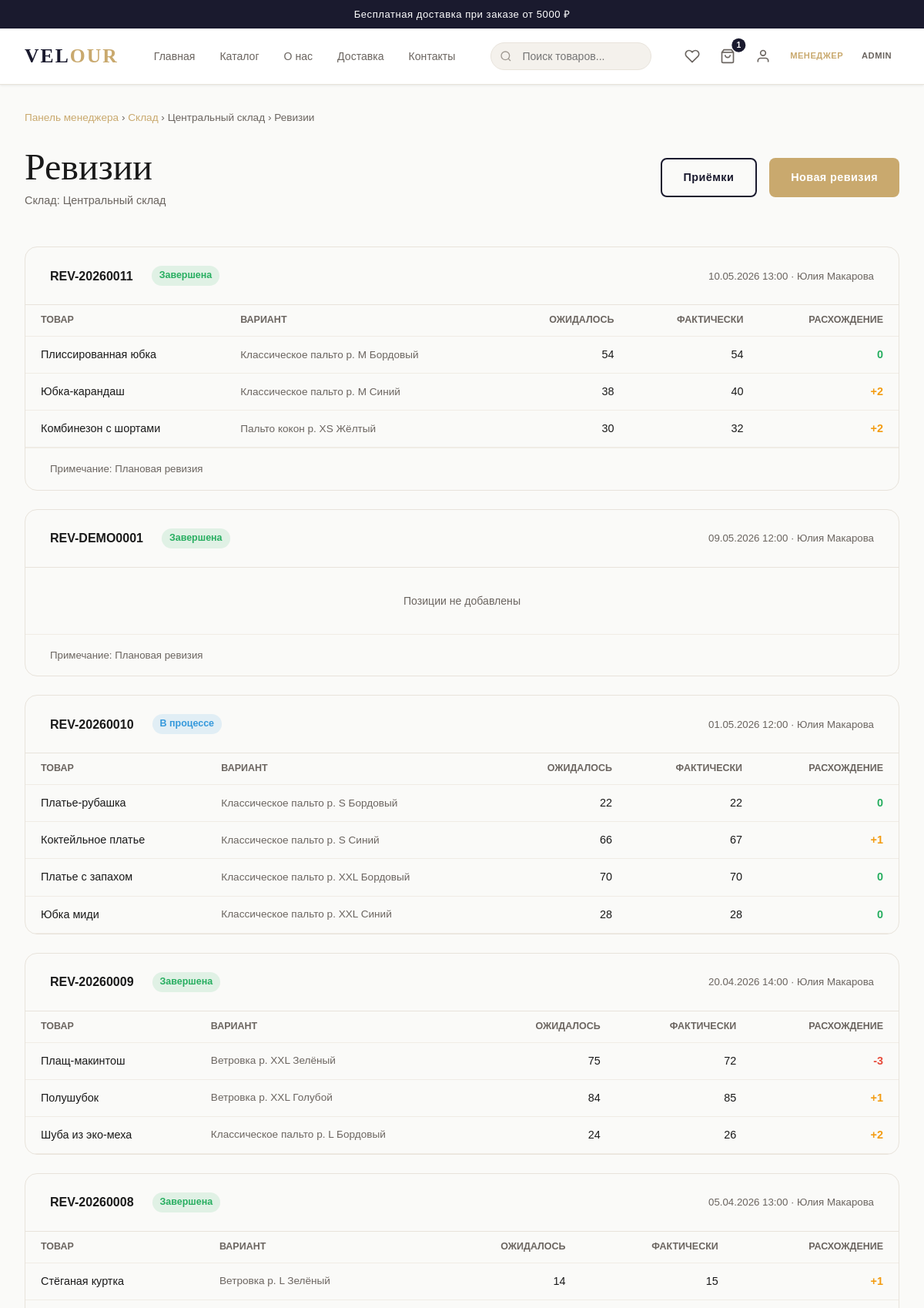
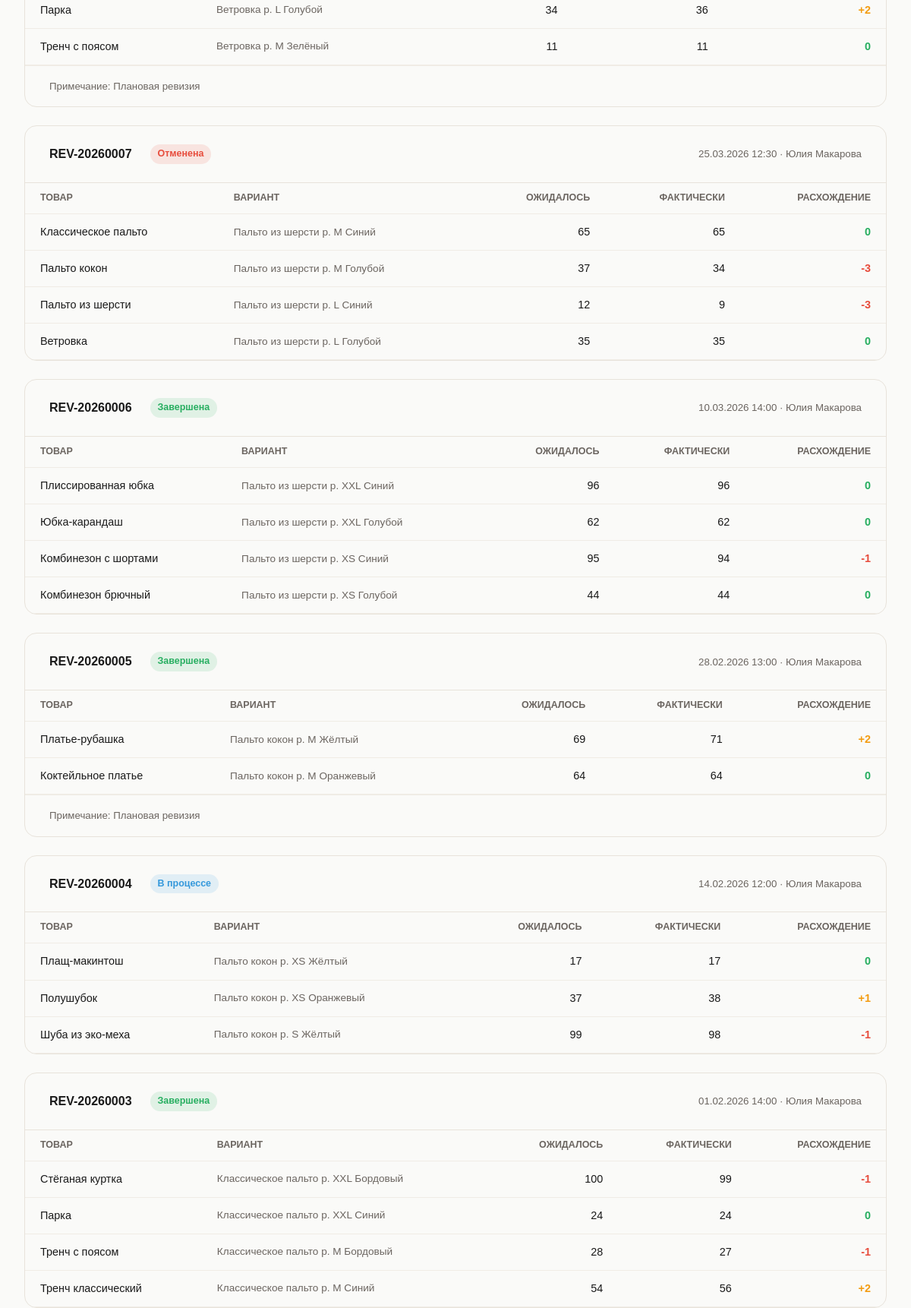
The app's page /manager/warehouse/1/revisions/ (signed in, upper part) with its own data (2 pictures, top to bottom).
### apps/pages/models.py (models this page shows, shortened)
class SiteSettings(models.Model):
    site_name = models.CharField(max_length=100, default='Magazin Odejdi')
    site_description = models.TextField(blank=True)
    phone = models.CharField(max_length=30, blank=True)
    email = models.EmailField(blank=True)
    address = models.CharField(max_length=255, blank=True)
    vk_url = models.URLField(blank=True)
    telegram_url = models.URLField(blank=True)
    instagram_url = models.URLField(blank=True)
    delivery_info = models.TextField(blank=True, verbose_name='Информация о доставке')
    return_policy = models.TextField(blank=True, verbose_name='Политика возврата')
    free_delivery_from = models.DecimalField(max_digits=10, decimal_places=2, default=5000,
                                             verbose_name='Бесплатная доставка от (руб)')
    class Meta:
        verbose_name = 'Настройки сайта'
        verbose_name_plural = 'Настройки сайта'
    @classmethod
    def get(cls):
        obj, _ = cls.objects.get_or_create(pk=1)
        return obj

### apps/warehouse/models.py (models this page shows, shortened)
class Warehouse(models.Model):
    name = models.CharField(max_length=200, verbose_name='Название')
    address = models.CharField(max_length=300, blank=True, verbose_name='Адрес')
    phone = models.CharField(max_length=20, blank=True, verbose_name='Телефон')
    manager = models.ForeignKey(
        settings.AUTH_USER_MODEL, on_delete=models.SET_NULL, null=True, blank=True,
        related_name='warehouses', verbose_name='Ответственный менеджер',
        limit_choices_to={'role': 'manager'},
    )
    is_active = models.BooleanField(default=True, verbose_name='Активен')
    created_at = models.DateTimeField(auto_now_add=True)
    class Meta:
        verbose_name = 'Склад'
        verbose_name_plural = 'Склады'

class StockRevision(models.Model):
    class Status(models.TextChoices):
        IN_PROGRESS = 'in_progress', 'В процессе'
        COMPLETED = 'completed', 'Завершена'
        CANCELLED = 'cancelled', 'Отменена'
    number = models.CharField(max_length=20, unique=True, default=generate_revision_number, verbose_name='Номер')
    warehouse = models.ForeignKey(
        Warehouse, on_delete=models.CASCADE, related_name='revisions', verbose_name='Склад',
    )
    status = models.CharField(max_length=20, choices=Status.choices, default=Status.IN_PROGRESS, verbose_name='Статус')
    note = models.TextField(blank=True, verbose_name='Примечание')
    created_by = models.ForeignKey(
        settings.AUTH_USER_MODEL, on_delete=models.SET_NULL, null=True, blank=True,
        related_name='created_revisions', verbose_name='Создал',
    )
    created_at = models.DateTimeField(auto_now_add=True)
    updated_at = models.DateTimeField(auto_now=True)
    class Meta:
        verbose_name = 'Ревизия'
        verbose_name_plural = 'Ревизии'
        ordering = ['-created_at']

class StockRevisionItem(models.Model):
    revision = models.ForeignKey(StockRevision, on_delete=models.CASCADE, related_name='items')
    product = models.ForeignKey(
        'catalog.Product', on_delete=models.CASCADE, verbose_name='Товар',
    )
    variant = models.ForeignKey(
        'catalog.ProductVariant', on_delete=models.SET_NULL, null=True, blank=True,
        verbose_name='Вариант',
    )
    expected_quantity = models.PositiveIntegerField(default=0, verbose_name='Ожидаемое кол-во')
    actual_quantity = models.PositiveIntegerField(default=0, verbose_name='Фактическое кол-во')
    class Meta:
        verbose_name = 'Позиция ревизии'
        verbose_name_plural = 'Позиции ревизии'
    @property
    def discrepancy(self):
        return self.actual_quantity - self.expected_quantity

### apps/accounts/models.py (models this page shows, shortened)
class User(AbstractUser):
    class Role(models.TextChoices):
        CUSTOMER = 'customer', 'Покупатель'
        EMPLOYEE = 'employee', 'Сотрудник магазина'
        MANAGER = 'manager', 'Менеджер'
        ADMIN = 'admin', 'Администратор'
    email = models.EmailField(unique=True)
    role = models.CharField(max_length=20, choices=Role.choices, default=Role.CUSTOMER)
    phone = models.CharField(max_length=20, blank=True)
    avatar = models.ImageField(upload_to='avatars/', blank=True, null=True)
    email_confirmed = models.BooleanField(default=False)
    email_confirm_token = models.CharField(max_length=64, blank=True)
    USERNAME_FIELD = 'email'
    REQUIRED_FIELDS = ['username']
    class Meta:
        verbose_name = 'Пользователь'
        verbose_name_plural = 'Пользователи'
    _MANAGER_APPS = {'orders', 'warehouse'}
    @property
    def is_manager(self):
        return self.role in (self.Role.MANAGER, self.Role.ADMIN) or self.is_staff
    @property
    def is_employee(self):
        return self.role == self.Role.EMPLOYEE
    def get_full_name(self):
        full = f'{self.first_name} {self.last_name}'.strip()
        return full or self.email

### apps/catalog/models.py (models this page shows, shortened)
class Product(models.Model):
    category = models.ForeignKey(Category, on_delete=models.PROTECT, related_name='products',
                                 verbose_name='Категория')
    subcategory = models.ForeignKey(SubCategory, on_delete=models.SET_NULL, null=True, blank=True,
                                    related_name='products', verbose_name='Подкатегория')
    subsubcategory = models.ForeignKey(SubSubCategory, on_delete=models.SET_NULL, null=True, blank=True,
                                       related_name='products', verbose_name='Подподкатегория')
    brand = models.ForeignKey(Brand, on_delete=models.SET_NULL, null=True, blank=True,
                              related_name='products', verbose_name='Бренд')
    name = models.CharField(max_length=255, verbose_name='Название')
    slug = models.SlugField(max_length=300, unique=True, allow_unicode=True)
    article = models.CharField(max_length=50, unique=True, verbose_name='Артикул')
    description = models.TextField(blank=True, verbose_name='Описание')
    composition = models.CharField(max_length=255, blank=True, verbose_name='Состав')
    price = models.DecimalField(max_digits=10, decimal_places=2, verbose_name='Цена')
    old_price = models.DecimalField(max_digits=10, decimal_places=2, null=True, blank=True,
                                    verbose_name='Старая цена')
    filter_options = models.ManyToManyField(FilterOption, blank=True, related_name='products',
                                            verbose_name='Фильтры')
    is_active = models.BooleanField(default=True, verbose_name='Активен')
    is_featured = models.BooleanField(default=False, verbose_name='Рекомендуемый')
    is_new = models.BooleanField(default=False, verbose_name='Новинка')
    created_at = models.DateTimeField(auto_now_add=True)
    updated_at = models.DateTimeField(auto_now=True)
    class Meta:
        verbose_name = 'Товар'
        verbose_name_plural = 'Товары'
        ordering = ['-created_at']

class ProductVariant(models.Model):
    product = models.ForeignKey(Product, on_delete=models.CASCADE, related_name='variants')
    size = models.CharField(max_length=20, blank=True, verbose_name='Размер')
    color = models.ForeignKey(FilterOption, on_delete=models.SET_NULL, null=True, blank=True,
                              related_name='variants', verbose_name='Цвет',
                              limit_choices_to={'group__slug': 'color'})
    stock = models.PositiveIntegerField(default=0, verbose_name='Остаток')
    sku = models.CharField(max_length=100, blank=True, verbose_name='SKU')
    class Meta:
        verbose_name = 'Вариант товара'
        verbose_name_plural = 'Варианты товара'
    def __str__(self):
        parts = [self.product.name]
        if self.size:
            parts.append(f'р. {self.size}')
        if self.color:
            parts.append(self.color.value)
        return ' '.join(parts)

class FilterOption(models.Model):
    group = models.ForeignKey(FilterGroup, on_delete=models.CASCADE, related_name='options')
    value = models.CharField(max_length=100, verbose_name='Значение')
    slug = models.SlugField(max_length=120)
    color_code = models.CharField(max_length=10, blank=True, help_text='HEX код для цветовых фильтров')
    sort_order = models.PositiveIntegerField(default=0)
    class Meta:
        verbose_name = 'Опция фильтра'
        verbose_name_plural = 'Опции фильтров'
        ordering = ['sort_order', 'value']
        unique_together = [['group', 'slug']]

### apps/warehouse/views.py (the view)
# urls.py: path('<int:warehouse_pk>/revisions/', views.RevisionListView.as_view(), name='warehouse-revisions'),
class RevisionListView(ManagerRequiredMixin, TemplateView):
    template_name = 'manager/revisions.html'
    def get_context_data(self, warehouse_pk=None, **kwargs):
        ctx = super().get_context_data(**kwargs)
        ctx['warehouse'] = get_object_or_404(Warehouse, pk=warehouse_pk, is_active=True)
        ctx['revisions'] = StockRevision.objects.filter(warehouse_id=warehouse_pk).select_related('created_by').prefetch_related('items__product').order_by('-created_at')
        return ctx

### templates/manager/revisions.html (shortened to what this page needs)
{% extends "base.html" %}
{% load static %}
{% block content %}
<div class="container" style="padding-top:var(--space-xl);padding-bottom:var(--space-4xl)">
  <div style="font-size:.85rem;color:var(--color-text-muted);margin-bottom:var(--space-lg)">
    <a href="/orders/manager/" style="color:var(--color-accent);text-decoration:none">Панель менеджера</a> ›
    <a href="/manager/warehouse/" style="color:var(--color-accent);text-decoration:none">Склад</a> ›
    {{ warehouse.name }} › Ревизии
  </div>
  <div style="display:flex;align-items:center;justify-content:space-between;margin-bottom:var(--space-2xl);flex-wrap:wrap;gap:var(--space-md)">
    <div>
      <h1 style="margin-bottom:4px">Ревизии</h1>
      <p style="color:var(--color-text-muted);font-size:.9rem;margin:0">Склад: {{ warehouse.name }}</p>
    </div>
    <div style="display:flex;gap:var(--space-md)">
      <a href="/manager/warehouse/{{ warehouse.pk }}/receipts/" class="btn btn-secondary">Приёмки</a>
      <a href="/admin/warehouse/stockrevision/add/" class="btn btn-primary">Новая ревизия</a>
    </div>
  </div>
  {% if revisions %}
  <div style="display:flex;flex-direction:column;gap:var(--space-lg)">
    {% for revision in revisions %}
    <div style="background:var(--color-bg-secondary);border-radius:var(--radius-lg);border:1px solid var(--color-border);overflow:hidden">
      <div style="padding:var(--space-lg) var(--space-xl);border-bottom:1px solid var(--color-border);display:flex;align-items:center;justify-content:space-between;flex-wrap:wrap;gap:var(--space-sm)">
        <div style="display:flex;align-items:center;gap:var(--space-lg)">
          <div style="font-weight:700;font-size:1rem">{{ revision.number }}</div>
          {% if revision.status == 'completed' %}
            <span style="background:#27ae6020;color:#27ae60;font-size:.78rem;font-weight:600;padding:3px 10px;border-radius:20px">{{ revision.get_status_display }}</span>
          {% elif revision.status == 'in_progress' %}
            <span style="background:#3498db20;color:#3498db;font-size:.78rem;font-weight:600;padding:3px 10px;border-radius:20px">{{ revision.get_status_display }}</span>
          {% else %}
            <span style="background:#e74c3c20;color:#e74c3c;font-size:.78rem;font-weight:600;padding:3px 10px;border-radius:20px">{{ revision.get_status_display }}</span>
          {% endif %}
        </div>
        <div style="font-size:.83rem;color:var(--color-text-muted)">
          {{ revision.created_at|date:"d.m.Y H:i" }}
          {% if revision.created_by %} · {{ revision.created_by.get_full_name }}{% endif %}
        </div>
      </div>
      {% if revision.items.all %}
      <div style="overflow-x:auto">
        <table style="width:100%;border-collapse:collapse">
          <thead>
            <tr style="border-bottom:1px solid var(--color-border-light)">
              <th style="padding:10px 20px;text-align:left;font-size:.78rem;font-weight:600;color:var(--color-text-muted);text-transform:uppercase">Товар</th>
              <th style="padding:10px 20px;text-align:left;font-size:.78rem;font-weight:600;color:var(--color-text-muted);text-transform:uppercase">Вариант</th>
              <th style="padding:10px 20px;text-align:right;font-size:.78rem;font-weight:600;color:var(--color-text-muted);text-transform:uppercase">Ожидалось</th>
              <th style="padding:10px 20px;text-align:right;font-size:.78rem;font-weight:600;color:var(--color-text-muted);text-transform:uppercase">Фактически</th>
              <th style="padding:10px 20px;text-align:right;font-size:.78rem;font-weight:600;color:var(--color-text-muted);text-transform:uppercase">Расхождение</th>
            </tr>
          </thead>
          <tbody>
            {% for item in revision.items.all %}
            <tr style="border-bottom:1px solid var(--color-border-light)">
              <td style="padding:12px 20px;font-size:.9rem;font-weight:500">{{ item.product.name }}</td>
              <td style="padding:12px 20px;font-size:.85rem;color:var(--color-text-muted)">
                {% if item.variant %}{{ item.variant }}{% else %}—{% endif %}
              </td>
              <td style="padding:12px 20px;text-align:right;font-size:.9rem">{{ item.expected_quantity }}</td>
              <td style="padding:12px 20px;text-align:right;font-size:.9rem">{{ item.actual_quantity }}</td>
              <td style="padding:12px 20px;text-align:right;font-size:.9rem;font-weight:700;color:{% if item.discrepancy == 0 %}#27ae60{% elif item.discrepancy < 0 %}#e74c3c{% else %}#f39c12{% endif %}">
                {% if item.discrepancy > 0 %}+{% endif %}{{ item.discrepancy }}
              </td>
            </tr>
            {% endfor %}
          </tbody>
        </table>
      </div>
      {% else %}
      <div style="padding:var(--space-xl);text-align:center;color:var(--color-text-muted);font-size:.88rem">Позиции не добавлены</div>
      {% endif %}
      {% if revision.note %}
      <div style="padding:var(--space-md) var(--space-xl);border-top:1px solid var(--color-border-light);font-size:.83rem;color:var(--color-text-muted)">
        Примечание: {{ revision.note }}
      </div>
      {% endif %}
    </div>
    {% endfor %}
  </div>
  {% endif %}
</div>
{% endblock %}

### templates/base.html (shortened to what this page needs)
<!DOCTYPE html>
<html lang="ru">
<head>
  {% load static %}
  <link rel="stylesheet" href="{% static 'css/fonts.css' %}">
  <link rel="stylesheet" href="{% static 'css/variables.css' %}">
  <link rel="stylesheet" href="{% static 'css/base.css' %}">
  <link rel="stylesheet" href="{% static 'css/header.css' %}">
  <link rel="stylesheet" href="{% static 'css/footer.css' %}">
  <link rel="stylesheet" href="{% static 'css/catalog.css' %}">
  <link rel="stylesheet" href="{% static 'css/pages.css' %}">
</head>
<body data-authenticated="{% if user.is_authenticated %}true{% else %}false{% endif %}">
  {% if site_settings and site_settings.delivery_info %}
  <div class="announcement-bar">
    <span>Бесплатная доставка при заказе от {{ site_settings.free_delivery_from|floatformat:0 }} ₽</span>
  </div>
  {% endif %}
  {% include "includes/header.html" %}
  <main style="flex:1">
    {% block content %}{% endblock %}
  </main>
</body>
</html>

### records on screen
SiteSettings: free_delivery_from "5000"
Warehouse: name "Центральный склад"
StockRevision: number "REV-20260011", status "Завершена", created_at "10.05.2026 13:00", created_by.get_full_name "Юлия Макарова", note "Плановая ревизия"
StockRevisionItem: product.name "Плиссированная юбка", variant "Классическое пальто р. M Бордовый", expected_quantity "54", actual_quantity "54", discrepancy "0"
StockRevisionItem: product.name "Юбка-карандаш", variant "Классическое пальто р. M Синий", expected_quantity "38", actual_quantity "40", discrepancy "2"
StockRevisionItem: product.name "Комбинезон с шортами", variant "Пальто кокон р. XS Жёлтый", expected_quantity "30", actual_quantity "32", discrepancy "2"
StockRevision: number "REV-DEMO0001", status "Завершена", created_at "09.05.2026 12:00", created_by.get_full_name "Юлия Макарова", shows "Позиции не добавлены", note "Плановая ревизия"
StockRevision: number "REV-20260010", status "В процессе", created_at "01.05.2026 12:00", created_by.get_full_name "Юлия Макарова"
StockRevisionItem: product.name "Платье-рубашка", variant "Классическое пальто р. S Бордовый", expected_quantity "22", actual_quantity "22", discrepancy "0"
StockRevisionItem: product.name "Коктейльное платье", variant "Классическое пальто р. S Синий", expected_quantity "66", actual_quantity "67", discrepancy "1"
StockRevisionItem: product.name "Платье с запахом", variant "Классическое пальто р. XXL Бордовый", expected_quantity "70", actual_quantity "70", discrepancy "0"
StockRevisionItem: product.name "Юбка миди", variant "Классическое пальто р. XXL Синий", expected_quantity "28", actual_quantity "28", discrepancy "0"
StockRevision: number "REV-20260009", status "Завершена", created_at "20.04.2026 14:00", created_by.get_full_name "Юлия Макарова"
StockRevisionItem: product.name "Плащ-макинтош", variant "Ветровка р. XXL Зелёный", expected_quantity "75", actual_quantity "72", discrepancy "-3"
StockRevisionItem: product.name "Полушубок", variant "Ветровка р. XXL Голубой", expected_quantity "84", actual_quantity "85", discrepancy "1"
StockRevisionItem: product.name "Шуба из эко-меха", variant "Классическое пальто р. L Бордовый", expected_quantity "24", actual_quantity "26", discrepancy "2"
StockRevision: number "REV-20260008", status "Завершена", created_at "05.04.2026 13:00", created_by.get_full_name "Юлия Макарова", note "Плановая ревизия"
StockRevisionItem: product.name "Стёганая куртка", variant "Ветровка р. L Зелёный", expected_quantity "14", actual_quantity "15", discrepancy "1"
StockRevisionItem: product.name "Парка", variant "Ветровка р. L Голубой", expected_quantity "34", actual_quantity "36", discrepancy "2"
StockRevisionItem: product.name "Тренч с поясом", variant "Ветровка р. M Зелёный", expected_quantity "11", actual_quantity "11", discrepancy "0"
StockRevision: number "REV-20260007", status "Отменена", created_at "25.03.2026 12:30", created_by.get_full_name "Юлия Макарова"
StockRevisionItem: product.name "Классическое пальто", variant "Пальто из шерсти р. M Синий", expected_quantity "65", actual_quantity "65", discrepancy "0"
StockRevisionItem: product.name "Пальто кокон", variant "Пальто из шерсти р. M Голубой", expected_quantity "37", actual_quantity "34", discrepancy "-3"
StockRevisionItem: product.name "Пальто из шерсти", variant "Пальто из шерсти р. L Синий", expected_quantity "12", actual_quantity "9", discrepancy "-3"
StockRevisionItem: product.name "Ветровка", variant "Пальто из шерсти р. L Голубой", expected_quantity "35", actual_quantity "35", discrepancy "0"
StockRevision: number "REV-20260006", status "Завершена", created_at "10.03.2026 14:00", created_by.get_full_name "Юлия Макарова"
StockRevisionItem: product.name "Плиссированная юбка", variant "Пальто из шерсти р. XXL Синий", expected_quantity "96", actual_quantity "96", discrepancy "0"
StockRevisionItem: product.name "Юбка-карандаш", variant "Пальто из шерсти р. XXL Голубой", expected_quantity "62", actual_quantity "62", discrepancy "0"
StockRevisionItem: product.name "Комбинезон с шортами", variant "Пальто из шерсти р. XS Синий", expected_quantity "95", actual_quantity "94", discrepancy "-1"
StockRevisionItem: product.name "Комбинезон брючный", variant "Пальто из шерсти р. XS Голубой", expected_quantity "44", actual_quantity "44", discrepancy "0"
StockRevision: number "REV-20260005", status "Завершена", created_at "28.02.2026 13:00", created_by.get_full_name "Юлия Макарова", note "Плановая ревизия"
StockRevisionItem: product.name "Платье-рубашка", variant "Пальто кокон р. M Жёлтый", expected_quantity "69", actual_quantity "71", discrepancy "2"
StockRevisionItem: product.name "Коктейльное платье", variant "Пальто кокон р. M Оранжевый", expected_quantity "64", actual_quantity "64", discrepancy "0"
StockRevision: number "REV-20260004", status "В процессе", created_at "14.02.2026 12:00", created_by.get_full_name "Юлия Макарова"
StockRevisionItem: product.name "Плащ-макинтош", variant "Пальто кокон р. XS Жёлтый", expected_quantity "17", actual_quantity "17", discrepancy "0"
StockRevisionItem: product.name "Полушубок", variant "Пальто кокон р. XS Оранжевый", expected_quantity "37", actual_quantity "38", discrepancy "1"
StockRevisionItem: product.name "Шуба из эко-меха", variant "Пальто кокон р. S Жёлтый", expected_quantity "99", actual_quantity "98", discrepancy "-1"
StockRevision: number "REV-20260003", status "Завершена", created_at "01.02.2026 14:00", created_by.get_full_name "Юлия Макарова"
StockRevisionItem: product.name "Стёганая куртка", variant "Классическое пальто р. XXL Бордовый", expected_quantity "100", actual_quantity "99", discrepancy "-1"
StockRevisionItem: product.name "Парка", variant "Классическое пальто р. XXL Синий", expected_quantity "24", actual_quantity "24", discrepancy "0"
StockRevisionItem: product.name "Тренч с поясом", variant "Классическое пальто р. M Бордовый", expected_quantity "28", actual_quantity "27", discrepancy "-1"
StockRevisionItem: product.name "Тренч классический", variant "Классическое пальто р. M Синий", expected_quantity "54", actual_quantity "56", discrepancy "2"

### other values on screen
{{ cart_count }} "1"
